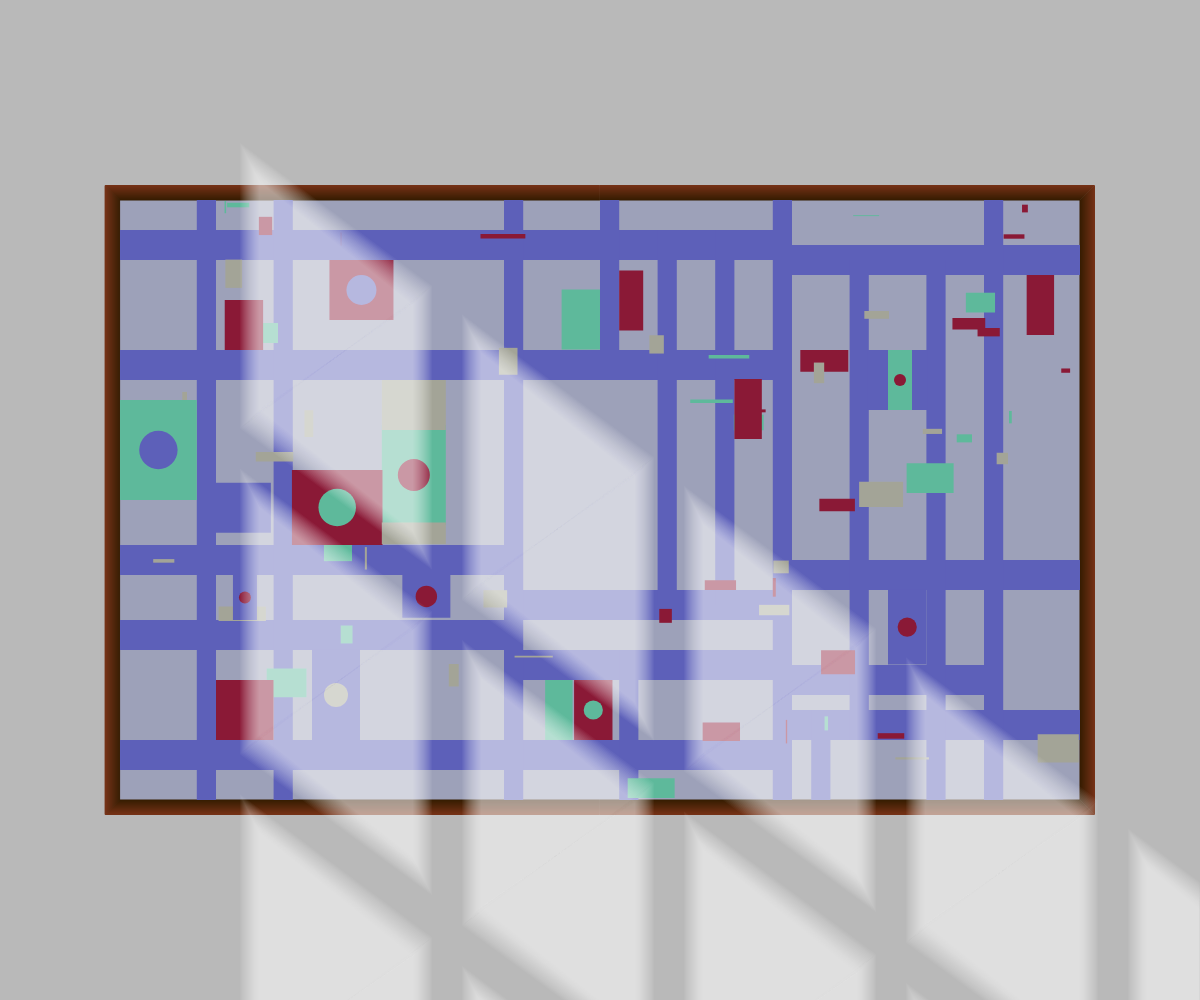
Frame 1 (no input)
Frame 60 (no input): identical to frame 1, image omitted
Frame 120 (the mouse pressed at the canvas centre since frame 60): identical to frame 1, image omitted

The p5.js sketch that drew this single still picture (run headless with seeded random() and noise() and a simulated clock; from frame 60 on, the mouse is pressed at the canvas centre):

// p5.js sketch
// ── sketch.js
// Define colours
let limeGreen, roseRed, milkYellow, linePurple, shallowPurple;

// Create dimension for inside canvas
let insideCanvas;

// Array to store small rectangles
let smallRectangles = [];
let numOfSmallRects = 60;

function setup() {
  createCanvas(windowWidth, windowHeight);

  // State parameter range to use opacity under HSB mode
  // The current project uses RGB as its default colour mode
  colorMode(RGB);
  angleMode(DEGREES);

  // Preset colours
  limeGreen = color(130, 255, 213);
  roseRed = color(190, 34, 74);
  milkYellow = color(225, 226, 208);
  linePurple = color(128, 132, 255);
  shallowPurple = color(216, 222, 255);

  // Initialise insideCanvas
  insideCanvas = new InsideCanvas();

  // Generate small rectangles
  generateSmallRectangles();
}

function draw() {
  // This is background color
  background(255);
  // Draw canvas for the drawing elements
  drawInsideCanvas();
  drawFrame();

  // Draw purple lines in the canvas
  // This must be at the bottom of the canvas
  drawPurpleLines();

  // Draw small rectangles
  drawSmallRectangles();

  // Draw big rectangles in fixed position
  drawLinePurpleRectangles(); // Line Purple
  drawBigLimeRectangles();  // Lime green
  drawBigRoseRectangles();  // Rose Red
  drawMilkYellowRectangles(); // Milk yellow

  // Draw centre circles of each rectangles
  drawCenteredCircles();

  // This is the shadow of the whole canvas
  // This must be on the top of the canvas
  drawShadow();
  drawLightShadow();

}

function windowResized() {
  resizeCanvas(windowWidth, windowHeight);

  // Update insideCanvas dimensions
  insideCanvas.updateDimensions();

  // Regenerate small rectangles
  generateSmallRectangles();
}

// Draw inside canvas based on the insideCanvas class
function drawInsideCanvas() {
    // Draw inside canvas
    fill(shallowPurple);
    noStroke();
    rect(insideCanvas.x, insideCanvas.y, insideCanvas.width, insideCanvas.height);
}

function drawFrame() {
for (let i = 0; i < 30; i++) {
    noFill();
    stroke(73 + 3 * i, 38 + i, 1 + i);
    let frameX = insideCanvas.x - i / 2;
    let frameY = insideCanvas.y - i / 2;
    let frameWidth = insideCanvas.width + i;
    let frameHeight = insideCanvas.height + i;
    rect(frameX, frameY, frameWidth, frameHeight);
  }
}

function drawPurpleLines(){
    fill(linePurple);
    noStroke();

    // Horizontal lines (from top to bottom)
    // 1
    rect(insideCanvas.x, insideCanvas.y + insideCanvas.height / 20, insideCanvas.width / 10 * 7, insideCanvas.height / 20);
    // 2
    rect(insideCanvas.x + insideCanvas.width / 10 * 7, insideCanvas.y + insideCanvas.height / 20 * 1.5, insideCanvas.width / 10 * 3, insideCanvas.height / 20);
    // 3
    rect(insideCanvas.x, insideCanvas.y + insideCanvas.height / 4, insideCanvas.width / 10 * 7, insideCanvas.height / 20);
    // 4
    rect(insideCanvas.x, insideCanvas.y + insideCanvas.height / 20 * 11.5, insideCanvas.width / 5 * 2, insideCanvas.height / 20);
    // 5
    rect(insideCanvas.x + insideCanvas.width / 10 * 7, insideCanvas.y + insideCanvas.height / 20 * 12, insideCanvas.width / 10 * 3, insideCanvas.height / 20);
    // 6
    rect(insideCanvas.x + insideCanvas.width / 5 * 2, insideCanvas.y + insideCanvas.height / 20 * 13, insideCanvas.width / 10 * 3, insideCanvas.height / 20);
    // 7
    rect(insideCanvas.x, insideCanvas.y + insideCanvas.height / 20 * 14, insideCanvas.width / 5 * 2, insideCanvas.height / 20);
    // 8
    rect(insideCanvas.x + insideCanvas.width / 5 * 2, insideCanvas.y + insideCanvas.height / 4 * 3, insideCanvas.width / 10 * 3, insideCanvas.height / 20);
    // 9
    rect(insideCanvas.x + insideCanvas.width / 10 * 7, insideCanvas.y + insideCanvas.height / 20 * 15.5, insideCanvas.width / 5, insideCanvas.height / 20);
    // 10
    rect(insideCanvas.x + insideCanvas.width / 10 * 7, insideCanvas.y + insideCanvas.height / 20 * 17, insideCanvas.width / 10 * 3, insideCanvas.height / 20);
    // 11
    rect(insideCanvas.x, insideCanvas.y + insideCanvas.height / 10 * 9, insideCanvas.width / 10 * 7, insideCanvas.height / 20);

    // Vertical lines (from left to right)
    // 1
    rect(insideCanvas.x + insideCanvas.width / 25 * 2, insideCanvas.y, insideCanvas.width / 50, insideCanvas.height);
    // 2
    rect(insideCanvas.x + insideCanvas.width / 25 * 4, insideCanvas.y, insideCanvas.width / 50, insideCanvas.height);
    // 3
    rect(insideCanvas.x + insideCanvas.width / 5 * 2, insideCanvas.y, insideCanvas.width / 50, insideCanvas.height);
    // 4
    rect(insideCanvas.x + insideCanvas.width / 2, insideCanvas.y, insideCanvas.width / 50, insideCanvas.height / 4);
    // 5
    rect(insideCanvas.x + insideCanvas.width / 25 * 13, insideCanvas.y + insideCanvas.height / 4 * 3, insideCanvas.width / 50, insideCanvas.height / 4);
    // 6
    rect(insideCanvas.x + insideCanvas.width / 25 * 14, insideCanvas.y + insideCanvas.height / 20, insideCanvas.width / 50, insideCanvas.height / 12 * 7.5);
    // 7
    rect(insideCanvas.x + insideCanvas.width / 25 * 15.5, insideCanvas.y + insideCanvas.height / 20, insideCanvas.width / 50, insideCanvas.height / 12 * 7.5);
    // 8
    rect(insideCanvas.x + insideCanvas.width / 25 * 17, insideCanvas.y, insideCanvas.width / 50, insideCanvas.height);
    // 9
    rect(insideCanvas.x + insideCanvas.width / 25 * 18, insideCanvas.y + insideCanvas.height / 20 * 17, insideCanvas.width / 50, insideCanvas.height / 20 * 3);
    // 10
    rect(insideCanvas.x + insideCanvas.width / 25 * 19, insideCanvas.y + insideCanvas.height / 10, insideCanvas.width / 50, insideCanvas.height / 10 * 8);
    // 11
    rect(insideCanvas.x + insideCanvas.width / 25 * 21, insideCanvas.y + insideCanvas.height / 10, insideCanvas.width / 50, insideCanvas.height / 10 * 9);
    // 12
    rect(insideCanvas.x + insideCanvas.width / 25 * 22.5, insideCanvas.y, insideCanvas.width / 50, insideCanvas.height);
}

//This is light part of shallow
function drawLightShadow(){
    fill(255, 10);
    noStroke;
    //Create base part of shallow triangles
    //Base elements of shallow
    let baseUpX1 = windowWidth / 5;
    let baseUpY1 = windowHeight / 7;
    let baseUpX2 = windowWidth / 5;
    let baseUpY2 = 3 * windowHeight / 7;
    let baseUpX3 = 9 * windowWidth / 25;
    let baseUpY3 = 2 * windowHeight / 7;
    let baseUpX4 = 9 * windowWidth / 25;
    let baseUpY4 = 4 * windowHeight / 7 - 2;
    //Empty between shallow shapes
    let shallowEmptyX = windowWidth / 40;
    let shallowEmptyY = windowHeight / 25;
    //calculate the distance between two shapes
    let shallowDistanceX = shallowEmptyX + 4 * windowWidth / 25;
    let shallowDistanceY = shallowEmptyY + 2 * windowHeight / 7;
    //claculate the distance between vertical column
    let shallowVerticalDistance = windowHeight / 7 + windowHeight / 35;
    //Use loop to draw shape
    for (let col = 0; col < 5; col++) {
      for (let row = 0; row < 3; row++) {
        for (let i = 0; i < 20; i++) {
          let dx = col * shallowDistanceX;
          let dy = 1 * row * shallowDistanceY + col * shallowVerticalDistance;
          //calculate shallow shape value
          let x1 = baseUpX1 + i + dx;
          let y1 = baseUpY1 + 2 * i + dy;
          let x2 = baseUpX2 + i + dx;
          let y2 = baseUpY2 - i + dy;
          let x3 = baseUpX3 - i + dx;
          let y3 = baseUpY3 + i + dy;
          let x4 = baseUpX4 - i + dx;
          let y4 = baseUpY4 - 2 * i + dy;
          //draw shape( two triangles)
          triangle(x1, y1, x2, y2, x3, y3);
          triangle(x4, y4, x2, y2, x3, y3);
        }
      }
  }
}

//This is shadow base
function drawShadow() {
    // Draw base dark shadow
    fill(0, 70);
    noStroke();
    rect(0, 0, windowWidth, windowHeight);
}

function generateSmallRectangles() {
  let colors = [limeGreen, roseRed, milkYellow];
  smallRectangles = [];
  for (let i = 0; i < numOfSmallRects; i++) {
      let color = random(colors);
      let w = random(insideCanvas.width / 20);
      let h = random(insideCanvas.height / 20);
      let x = insideCanvas.x + random(insideCanvas.width - w);  // This ensures small rects are inside the frame
      let y = insideCanvas.y + random(insideCanvas.height - h); // This ensures small rects are inside the frame
      smallRectangles.push({ color, x, y, w, h });  // Push rect data into an object
  }
}

function drawSmallRectangles() {
  for (let smallRect of smallRectangles) {
      fill(smallRect.color);
      rect(smallRect.x, smallRect.y, smallRect.w, smallRect.h);
  }
}

// Big rectangles in lime green
function drawBigLimeRectangles() {
  fill(limeGreen);
  noStroke();

  // 1
  rect(insideCanvas.x, insideCanvas.y + insideCanvas.height / 3, insideCanvas.width / 12.5, insideCanvas.height / 6);
  // 2
  rect(insideCanvas.x + insideCanvas.width / 11 * 3, insideCanvas.y + insideCanvas.height / 8 * 3, insideCanvas.width / 15, insideCanvas.height / 6);
  // 3
  rect(insideCanvas.x + insideCanvas.width / 14 * 6.44, insideCanvas.y + insideCanvas.height / 6.7, insideCanvas.width / 25, insideCanvas.height / 10);
  // 4
  rect(insideCanvas.x + insideCanvas.width / 14 * 11.2, insideCanvas.y + insideCanvas.height / 4, insideCanvas.width / 40, insideCanvas.height / 10);
  // 5
  rect(insideCanvas.x + insideCanvas.width / 14 * 6.2, insideCanvas.y + insideCanvas.height / 1.25, insideCanvas.width / 35, insideCanvas.height / 10);
}

// Big rectangles in rose red
function drawBigRoseRectangles() {
  fill(roseRed);
  noStroke();

  // 1
  rect(insideCanvas.x + insideCanvas.width / 11 * 1.2, insideCanvas.y + insideCanvas.height / 6, insideCanvas.width / 25, insideCanvas.height / 12);
  // 2
  rect(insideCanvas.x + insideCanvas.width / 11 * 2.4, insideCanvas.y + insideCanvas.height / 10, insideCanvas.width / 15, insideCanvas.height / 10);
  // 3
  rect(insideCanvas.x + insideCanvas.width / 11 * 5.72, insideCanvas.y + insideCanvas.height / 8.5, insideCanvas.width / 40, insideCanvas.height / 10);
  // 4
  rect(insideCanvas.x + insideCanvas.width / 18 * 17, insideCanvas.y + insideCanvas.height / 8, insideCanvas.width / 35, insideCanvas.height / 10);
  // 5
  rect(insideCanvas.x + insideCanvas.width / 11 * 7.04, insideCanvas.y + insideCanvas.height / 3.35, insideCanvas.width / 35, insideCanvas.height / 10);
  // 6
  rect(insideCanvas.x + insideCanvas.width / 11 * 1.97, insideCanvas.y + insideCanvas.height / 10 * 4.5, insideCanvas.width / 10.6, insideCanvas.height / 8);
  // 7
  rect(insideCanvas.x + insideCanvas.width / 10, insideCanvas.y + insideCanvas.height / 10 * 8, insideCanvas.width / 16.7, insideCanvas.height / 10);
  // 8
  rect(insideCanvas.x + insideCanvas.width / 10 * 4.73, insideCanvas.y + insideCanvas.height / 1.25, insideCanvas.width / 25, insideCanvas.height / 10);
}

// Big rectangles in line purple
function drawLinePurpleRectangles() {
  fill(linePurple);
  noStroke();

  // 1
  rect(insideCanvas.x + insideCanvas.width / 10, insideCanvas.y + insideCanvas.height / 7 * 3.3, insideCanvas.width / 17.5, insideCanvas.height / 12);
  // 2
  rect(insideCanvas.x + insideCanvas.width / 8.5, insideCanvas.y + insideCanvas.height / 1.6, insideCanvas.width / 40, insideCanvas.height / 13.3);
  // 3
  rect(insideCanvas.x + insideCanvas.width / 5, insideCanvas.y + insideCanvas.height / 1.335, insideCanvas.width / 20, insideCanvas.height / 6.6);
  // 4
  rect(insideCanvas.x + insideCanvas.width / 3.4, insideCanvas.y + insideCanvas.height / 1.6, insideCanvas.width / 20, insideCanvas.height / 14);
  // 5
  rect(insideCanvas.x + insideCanvas.width / 1.25, insideCanvas.y + insideCanvas.height / 1.54, insideCanvas.width / 25, insideCanvas.height / 8);
  // 6
  rect(insideCanvas.x + insideCanvas.width / 1.285, insideCanvas.y + insideCanvas.height / 4, insideCanvas.width / 16, insideCanvas.height / 10);
}

// Big rectangles in milk yellow
function drawMilkYellowRectangles() {
  fill(milkYellow);
  noStroke();

  // 1
  rect(insideCanvas.x + insideCanvas.width / 11 * 3, insideCanvas.y + insideCanvas.height / 8 * 2.4, insideCanvas.width / 15, insideCanvas.height / 12);
  // 2
  rect(insideCanvas.x + insideCanvas.width / 11 * 3, insideCanvas.y + insideCanvas.height / 8 * 4.3, insideCanvas.width / 15, insideCanvas.height / 28);
}

// Get the position of rectangles that have a circle in the centre
function getRectangles() {
  return [
    { x: insideCanvas.x, y: insideCanvas.y + insideCanvas.height / 3, width: insideCanvas.width / 12.5, height: insideCanvas.height / 6, color: linePurple },
    { x: insideCanvas.x + insideCanvas.width / 11 * 3, y: insideCanvas.y + insideCanvas.height / 8 * 3, width: insideCanvas.width / 15, height: insideCanvas.height / 6, color: roseRed },
    { x: insideCanvas.x + insideCanvas.width / 14 * 11.2, y: insideCanvas.y + insideCanvas.height / 4, width: insideCanvas.width / 40, height: insideCanvas.height / 10, color: roseRed },
    { x: insideCanvas.x + insideCanvas.width / 11 * 2.4, y: insideCanvas.y + insideCanvas.height / 10, width: insideCanvas.width / 15, height: insideCanvas.height / 10, color: linePurple },
    { x: insideCanvas.x + insideCanvas.width / 11 * 1.97, y: insideCanvas.y + insideCanvas.height / 10 * 4.5, width: insideCanvas.width / 10.6, height: insideCanvas.height / 8, color: limeGreen },
    { x: insideCanvas.x + insideCanvas.width / 10 * 4.73, y: insideCanvas.y + insideCanvas.height / 1.25, width: insideCanvas.width / 25, height: insideCanvas.height / 10, color: limeGreen },
    { x: insideCanvas.x + insideCanvas.width / 8.5, y: insideCanvas.y + insideCanvas.height / 1.6, width: insideCanvas.width / 40, height: insideCanvas.height / 13.3, color: roseRed },
    { x: insideCanvas.x + insideCanvas.width / 5, y: insideCanvas.y + insideCanvas.height / 1.335, width: insideCanvas.width / 20, height: insideCanvas.height / 6.6, color: milkYellow },
    { x: insideCanvas.x + insideCanvas.width / 3.4, y: insideCanvas.y + insideCanvas.height / 1.6, width: insideCanvas.width / 20, height: insideCanvas.height / 14, color: roseRed },
    { x: insideCanvas.x + insideCanvas.width / 1.25, y: insideCanvas.y + insideCanvas.height / 1.54, width: insideCanvas.width / 25, height: insideCanvas.height / 8, color: roseRed }
  ];
}

function drawCenteredCircles() {
  // Define all the rectangles that have a center circle
  let rectangles = getRectangles();

  // Draw circles
  for (let rect of rectangles) {
    // calculate the center x and y pos of the rect
    let centerX = rect.x + rect.width / 2;
    let centerY = rect.y + rect.height / 2;

    // define the diameter of the circle
    let circleDiameter = min(rect.width, rect.height) / 2;

    // draw circle
    fill(rect.color);
    noStroke();
    ellipse(centerX, centerY, circleDiameter);
  }
}

// ── PurpleLineClass.js
class PurpleLine {
  constructor(x, y, w, h) {
      this.x = x;
      this.y = y;
      this.w = w;
      this.h = h;
      this.drawX = this.x;
      this.drawY = this.y;
      this.drawW = this.w;
      this.drawH = this.h;
  }

  display() {
      fill(128, 132, 255);
      rect(this.drawX, this.drawY, this.drawW, this.drawH);
  }

  updateSize(insideCanvasWidth, insideCanvasHeight) {
      this.drawX = this.x * insideCanvasWidth + insideCanvas.x;
      this.drawY = this.y * insideCanvasHeight + insideCanvas.y;
      this.drawW = this.w * insideCanvasWidth;
      this.drawH = this.h * insideCanvasHeight;
  }
}
// ── bigObjects.js
/*
Please notice:
All the elements at the current stage are static,
please preset their position based on Di's drawing.
If your set up requires others work as a prerequist,
make sure you communicate with them and when they are able to finish the work,
and then you can move on.
*/

// This is for background yellow lines
class PurpleLines {

}

// This is for basic big rectangles
class BigRectangle {

}

// This is for interactive elements inside the big rectangles
class CircleInRect {

}

// This is for small rectangles on the yellow lines
class SmallRect {
    
}

// Shadow
class Shadow {

}

// Background Purple Rect
class PurpleRect {
    
}
// ── frame and shallow.js
function drawInsideCanvas(){
    //draw insidecanvas
    fill(216, 222, 255);
    noStroke()
    rect(insideCanvasX, insideCanvasY, insideCanvasWidth, insideCanvasHeight);
    }

function drawFrame(){
    for(let i = 0; i < 30; i++){
        noFill();
        stroke(73 + 3 * i, 38 + i, 1 + i);
        frameX = insideCanvasX - i/2;
        frameY = insideCanvasY - i/2;
        frameWidth = insideCanvasWidth + i;
        frameHeight = insideCanvasHeight + i;
        rect(frameX, frameY, frameWidth, frameHeight);
    }
}

function drawShallow(){
    //draw base dark shallow
    fill(0,50);
    noStroke()
    rect(0, 0, windowWidth, windowHeight);
    

}
// ── frame.js


function drawFrame(){
    //set base frame value
    for(let i = 0; i < 30; i++){
        noFill();
        stroke(73 + 3 * i, 38 + i, 1 + i);
        frameX = insideCanvasX - i/2;
        frameY = insideCanvasY - i/2;
        frameWidth = insideCanvasWidth + i;
        frameHeight = insideCanvasHeight + i;
        rect(frameX, frameY, frameWidth, frameHeight);
    }
}
// ── frameShadow.js
function drawInsideCanvas(){
    //draw insidecanvas
    fill(216, 222, 255);
    noStroke();
    rect(insideCanvasX, insideCanvasY, insideCanvasWidth, insideCanvasHeight);
    }

function drawFrame(){
    for(let i = 0; i < 30; i++){
        noFill();
        stroke(73 + 3 * i, 38 + i, 1 + i);
        frameX = insideCanvasX - i/2;
        frameY = insideCanvasY - i/2;
        frameWidth = insideCanvasWidth + i;
        frameHeight = insideCanvasHeight + i;
        rect(frameX, frameY, frameWidth, frameHeight);
    }
}

function drawShadow(){
    //draw base dark shallow
    fill(0,50);
    noStroke();
    rect(0, 0, windowWidth, windowHeight);
}
// ── objects.js
/*
Please notice:
All the elements at the current stage are static,
please preset their position based on Di's drawing.
If your set up requires others work as a prerequist,
make sure you communicate with them and when they are able to finish the work,
and then you can move on.
*/

// Define a class to organise dimension variables
class InsideCanvas {
    constructor() {
        this.updateDimensions();
    }

    updateDimensions() {
        this.x = windowWidth / 10;
        this.y = windowHeight / 5;
        this.width = 4 * windowWidth / 5;
        this.height = 3 * windowHeight / 5;
    }
}
// Exact ratio of the rect
// Height : Width e.g., 16:9
// Then you can have a smallest dimension
// Then responsive
